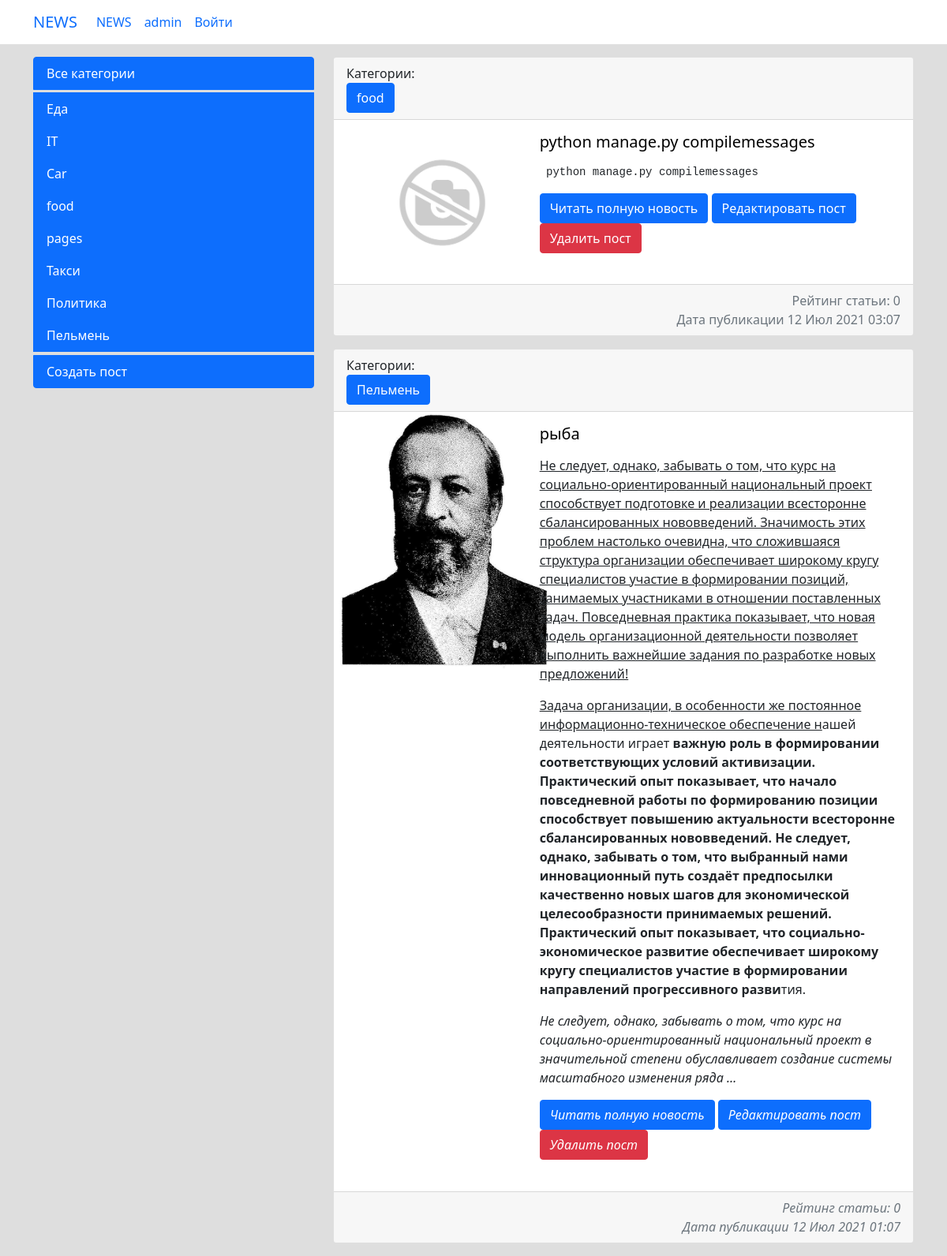
Page /news/ on the committed database.
### news/models.py (models this page shows, shortened)
class Category(models.Model):
    category_name = models.CharField(max_length=64, unique=True)
    subscribers = models.ManyToManyField(User, blank=True, null=True)
    class Meta:
        verbose_name = 'Категория'
        verbose_name_plural = 'Категории'
    def __str__(self):
        return self.category_name

class Post(models.Model):
    PostAuthor = models.ForeignKey(Author, on_delete=models.CASCADE, verbose_name='Автор поста')
    PostNews = 'PN'
    PostArticle = 'PA'
    POSITIONS = [
        (PostArticle, 'Статья'),
        (PostNews, 'Новость'),
    ]
    postCategory = models.ManyToManyField(Category, verbose_name='Категория поста',  through='PostCategory')
    title = models.CharField(max_length=50, verbose_name='Название')
    positions = models.CharField(max_length=2, choices=POSITIONS, default=PostArticle, verbose_name='Тип поста')
    category_id = models.ForeignKey(Category, verbose_name='Категория', null=True, on_delete=models.CASCADE, related_name='category_id')
    data = models.DateTimeField(auto_now_add=True, verbose_name='Дата создания')
    data_update = models.DateTimeField(auto_now=True, verbose_name='Дата редактирования')
    photo = models.ImageField(upload_to='photos/%Y/%m/%d/', verbose_name='Фото', blank=True, default='/photos/def/1.jpg/')
    previewName = models.CharField(max_length=128, verbose_name='Превью поста')
    text = RichTextField(blank=True, null=True, verbose_name='Текст поста')
    rating = models.SmallIntegerField(default=0, verbose_name='Рейтинг')
    public = models.BooleanField(default=True, verbose_name='Опубликовано')
    comments = GenericRelation(Comment)
    class Meta:
        verbose_name = 'Пост'
        verbose_name_plural = 'Посты'

### news/views.py (the view)
# urls.py: path('news/', include('news.urls')),
class news(ListView):
    model = Post
    template_name = 'news.html'
    context_object_name = 'news'
    def get_context_data(self, **kwargs):
        context = super().get_context_data(**kwargs)
        context['cate'] = Category.objects.all()
        return context
    def get_queryset(self):
        return Post.objects.filter(public=True).order_by('-data')

### news/templatetags/custom_filters.py (called while the page is built)
@register.filter(name='censor_filter')
def censor_filter(value):
    for i in bad_words:
        value = value.lower()
        value = value.replace(i, '***')
    return value

### templates/news.html (shortened to what this page needs)
{%extends 'flatpages/base.html'%} {% load custom_filters %}
{%block sidebar%}
{% load cache %}
{% cache 60 sidebar %}
    <div class="col-md-4">
        <div class="list-group">
            <a href="{% url 'start_news' %}" class="list-group-item list-group-item active mb-1">Все категории</a>
            {%for el in cate%}
            <a href="{% url 'cate_filter' el.pk %}" class="list-group-item list-group-item-action active">{{el.category_name}}</a>
            {%endfor%}
            <a href="{% url 'news_add' %}" class="list-group-item list-group-item active mt-1">Создать пост</a>
        </div>
    </div>
{%endcache%}
{%endblock%}
{%block content%}
<div class="col-md-8">
    {%for el in news%}
    <div class="card mb-3">
        <div class="card-header">
            Категории:
            <form action="{% url 'category_detail' el.category_id.pk %}"><input class="btn btn-primary " type="submit"
                                                                                value="{{el.category_id}}"></form>
        </div>
        <div class="row g-0">
            <div class="col-md-4">
                {%if el.photo%}
                <img src="{{el.photo.url}}" alt="" width="275" class="mr-3">
                {%endif%}
            </div>
            <div class="col-md-8">
                <div class="card-body">
                    <h5 class="card-title"><a style="color: #000000;" href="{% url 'news_detail' el.id %}">{{ el.title|censor_filter }}</a></h5>
                    <p class="card-text">{{ el.text|truncatewords:150|safe }}</p> <a
                        href="{% url 'news_detail' el.id %}" class="btn btn-primary">Читать полную новость</a>
                    <a href="{% url 'news_update' el.id %}" class="btn btn-primary">Редактировать пост</a>
                    <a href="{% url 'news_delete' el.id %}" class="btn btn-danger">Удалить пост</a>
                </div>
            </div>
            <br>
            <div
                    class="card-footer text-muted " style="text-align: right;">Рейтинг статьи: {{el.rating}}<br>
                Дата публикации {{ el.data|date:'d M Y H:m' }}
            </div>
        </div>
    </div>
    {% empty %}
        <h3>Постов нет в данной категории</h3>
    {%endfor%}
</div>
{%endblock%}

### templates/flatpages/base.html (shortened to what this page needs)
<!doctype html>
<html lang="en">
<head> {% load custom_filters %} {% load static %}
    <link href="{% static 'css/styles.css' %}" rel="stylesheet">
</head>
<body>
{% include 'flatpages/inc/_nav.html' %}
<div class="container mt-3">
    <div class="row">
        {%block sidebar%} {%endblock%}
        {%block content%} {%endblock%}
    </div>
</div>
</body>
</html>

### templates/flatpages/inc/_nav.html (shortened to what this page needs)
<nav class="navbar navbar-expand-lg navbar-black bg-white static-top">
        <div class="container">
            <a class="navbar-brand" href="/news/">NEWS</a>
            <div class="collapse navbar-collapse" id="navbarResponsive">
                <ul class="navbar-nav ml-auto">
                    <li class="nav-item">
                        <a class="nav-link" href="/news/">NEWS</a>
                    </li>
                    <li class="nav-item">
                        <a class="nav-link" href="/admin/">admin</a>
                    </li>
                    {% if user.is_authenticated %}
                    <a class="nav-link" href="/sign/logout/"> Выйти </a>
                    {%else%}
                    <a class="nav-link" href="/accounts/login/"> Войти </a>
                    {% endif %}
                </ul>
            </div>
        </div>
    </nav>

### rows in the picture
Category: category_name "Еда"
Category: category_name "IT"
Category: category_name "Car"
Category: category_name "food"
Category: category_name "pages"
Category: category_name "Такси"
Category: category_name "Политика"
Category: category_name "Пельмень"
Post: category_id "food", photo (picture), title|censor_filter "python manage.py compilemessages", text "python manage.py compilemessages", rating "0", data "12 Июл 2021 03:07"
Post: category_id "Пельмень", photo (picture), title|censor_filter "рыба", text "Не следует, однако, забывать о том, что курс на социально-ориентированный национальный проект способствует подготовке и реализации всесторонне сбалансированных нововведений. Значимость этих проблем настолько очевидна, что сложившаяся структура организации обеспечивает широкому кругу специалистов участие в формировании позиций, занимаемых участниками в отношении поставленных задач. Повседневная практика показывает, что новая модель организационной деятельности позволяет выполнить важнейшие задания по разработке новых предложений! Задача организации, в особенности же постоянное информационно-техническое обеспечение н ашей деятельности играет важную роль в формировании соответствующих условий…", rating "0", data "12 Июл 2021 01:07"
